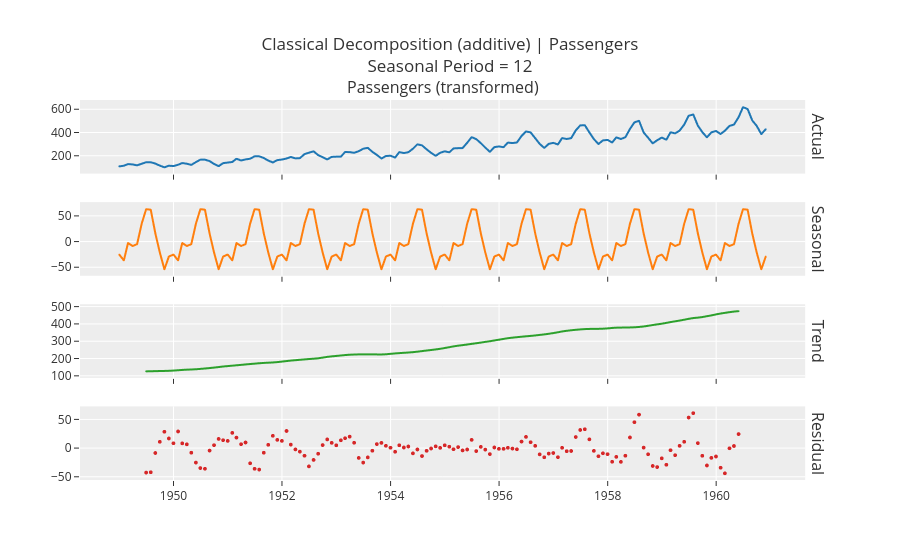

Write notebook code for a chart like this one.
### Code cell
exp.plot_model(plot = 'decomp')

### Figure 1 — Plotly figure (JSON) as saved in the notebook; plotly's stock layout.template omitted (floating-point values rounded to 4 significant figures; data arrays with more than 128 entries replaced by an {"elided": "..."} marker saying what was removed)
{"data": [{"line": {"color": "rgb(31, 119, 180)", "width": 2}, "marker": {"size": 2}, "mode": "lines+markers", "name": "Actual", "type": "scattergl", "x": {"elided": "144 str values"}, "xaxis": "x", "y": {"elided": "144 int values"}, "yaxis": "y"}, {"line": {"color": "rgb(255, 127, 14)", "width": 2}, "marker": {"size": 2}, "mode": "lines+markers", "name": "Seasonal", "type": "scattergl", "x": {"elided": "144 str values"}, "xaxis": "x2", "y": {"elided": "144 float values"}, "yaxis": "y2"}, {"line": {"color": "rgb(44, 160, 44)", "width": 2}, "marker": {"size": 2}, "mode": "lines+markers", "name": "Trend", "type": "scattergl", "x": {"elided": "144 str values"}, "xaxis": "x3", "y": {"elided": "144 float values"}, "yaxis": "y3"}, {"line": {"color": "rgb(214, 39, 40)", "width": 2}, "marker": {"size": 4}, "mode": "markers", "name": "Residuals", "type": "scattergl", "x": {"elided": "144 str values"}, "xaxis": "x4", "y": {"elided": "144 float values"}, "yaxis": "y4"}], "layout": {"annotations": [{"font": {"size": 16}, "showarrow": false, "text": "Passengers (transformed)", "x": 0.49, "xanchor": "center", "xref": "paper", "y": 1.0, "yanchor": "bottom", "yref": "paper"}, {"font": {"size": 16}, "showarrow": false, "text": "Actual", "textangle": 90, "x": 0.98, "xanchor": "left", "xref": "paper", "y": 0.9031, "yanchor": "middle", "yref": "paper"}, {"font": {"size": 16}, "showarrow": false, "text": "Seasonal", "textangle": 90, "x": 0.98, "xanchor": "left", "xref": "paper", "y": 0.6344, "yanchor": "middle", "yref": "paper"}, {"font": {"size": 16}, "showarrow": false, "text": "Trend", "textangle": 90, "x": 0.98, "xanchor": "left", "xref": "paper", "y": 0.3656, "yanchor": "middle", "yref": "paper"}, {"font": {"size": 16}, "showarrow": false, "text": "Residual", "textangle": 90, "x": 0.98, "xanchor": "left", "xref": "paper", "y": 0.09688, "yanchor": "middle", "yref": "paper"}], "showlegend": false, "title": {"text": "Classical Decomposition (additive) | Passengers<br>Seasonal Period = 12"}, "xaxis": {"anchor": "y", "domain": [0.0, 0.98], "matches": "x4", "showticklabels": false}, "xaxis2": {"anchor": "y2", "domain": [0.0, 0.98], "matches": "x4", "showticklabels": false}, "xaxis3": {"anchor": "y3", "domain": [0.0, 0.98], "matches": "x4", "showticklabels": false}, "xaxis4": {"anchor": "y4", "domain": [0.0, 0.98]}, "yaxis": {"anchor": "x", "domain": [0.8063, 1.0]}, "yaxis2": {"anchor": "x2", "domain": [0.5375, 0.7312]}, "yaxis3": {"anchor": "x3", "domain": [0.2687, 0.4625]}, "yaxis4": {"anchor": "x4", "domain": [0.0, 0.1938]}}}
